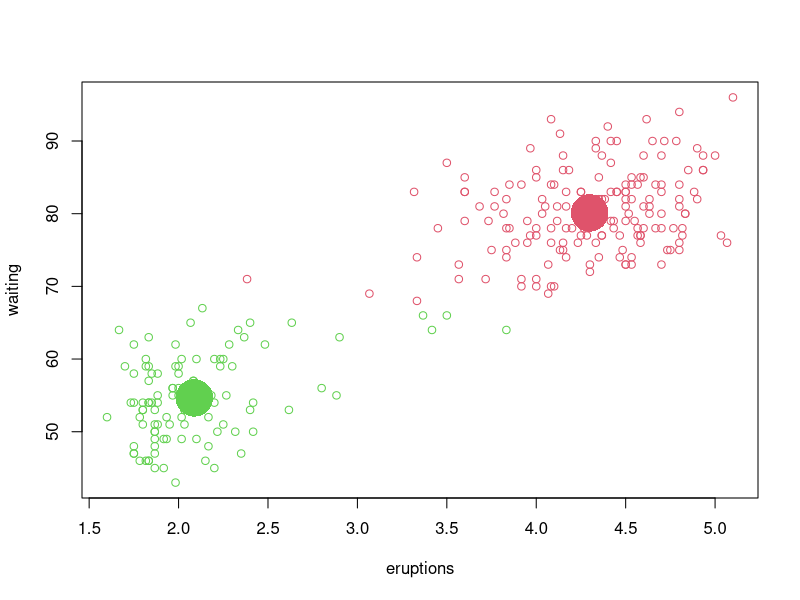
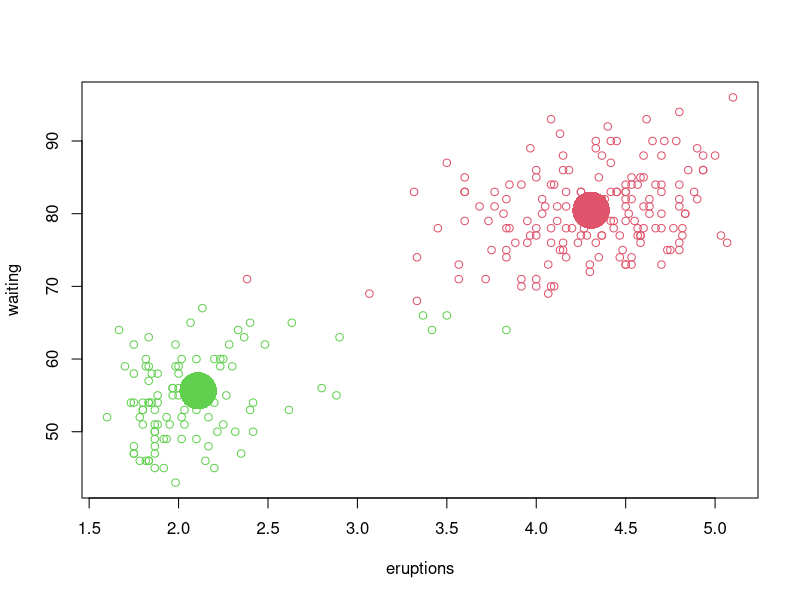

The R source for these figures, in order:
## ---- chunk 1
X <- as.matrix(faithful)
qnt <- floor(nrow(X))*0.3
bw <- mean(apply(as.matrix(dist(X)), 1, sort)[qnt, ])
linear_kernel <- function(X, h) prop.table(as.matrix(dist(X)) < h, 1)
for(i in 1: 20) X <- linear_kernel(X, bw) %*% X
centers <- unique(X)
clusters <- match(data.frame(t(X)), data.frame(t(centers)))
plot(faithful, col = clusters + 1)
points(centers, col = 2:3, cex=5, pch=16)

## ---- chunk 2
X <- as.matrix(faithful)
for(i in 1:5){
qnt <- floor(nrow(X))*0.1
bw <- mean(apply(as.matrix(dist(X)), 1, sort)[qnt, ])
gauss_kernel <- function(X, h) prop.table(dnorm(as.matrix(dist(X)), h), 1)
for(i in 1:10) X <- gauss_kernel(X, bw) %*% X
centers <- unique(X)
clusters <- match(data.frame(t(X)), data.frame(t(centers)))
}


plot(faithful, col = clusters + 1)
points(centers, col = 2:3, cex=5, pch=16)
